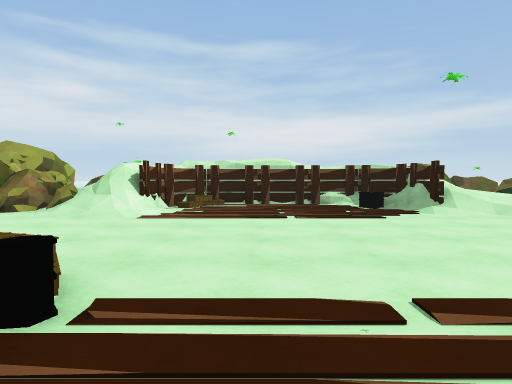
view 1 (above)

21 first-person views from a walk through a Unity game level. The camera is 1.2 m above the floor, tilts 2° down and sees 75° across. The floor is counted in squares, 2 m on a side. Each view is taken from the middle of a square. On the plan, view 1 faces up. The plan holds only what a view shows up to about 10 squares ahead; the rest is blank. The place goes on beyond the plan. The player is left out. Some surface patterns are stand-ins.

view 2
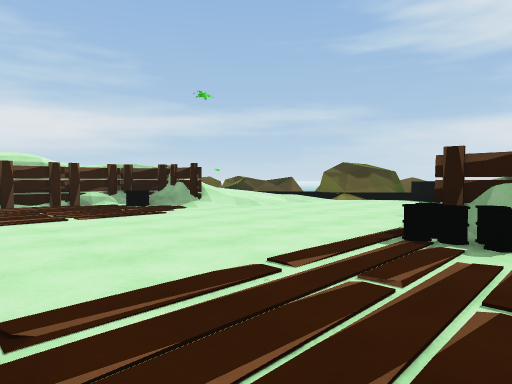

view 3
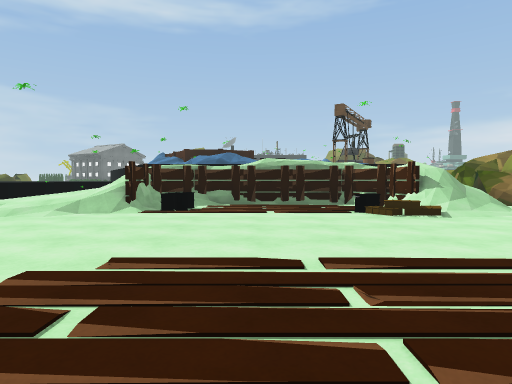

view 4
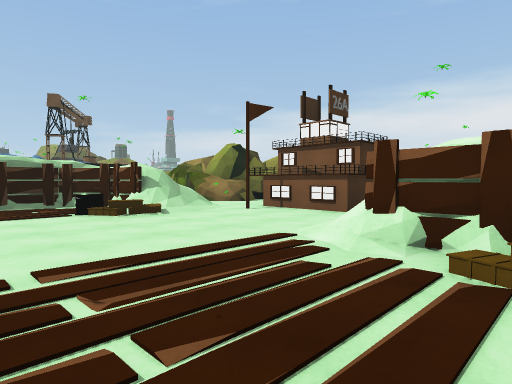

view 5
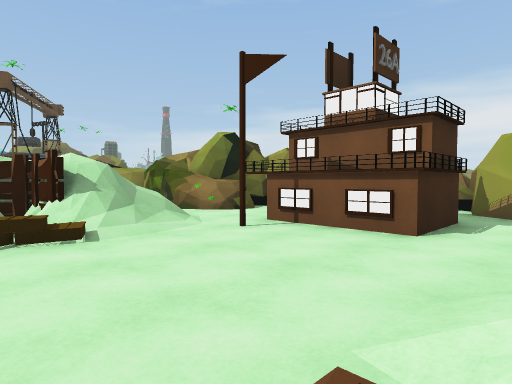

view 6
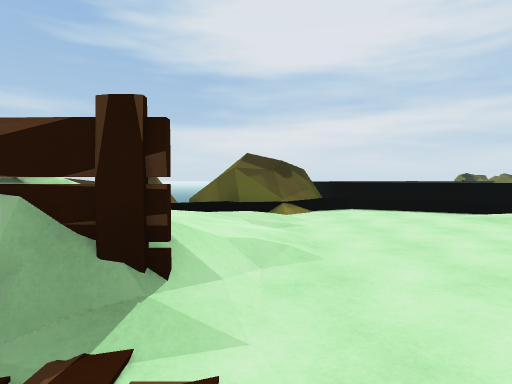

view 7
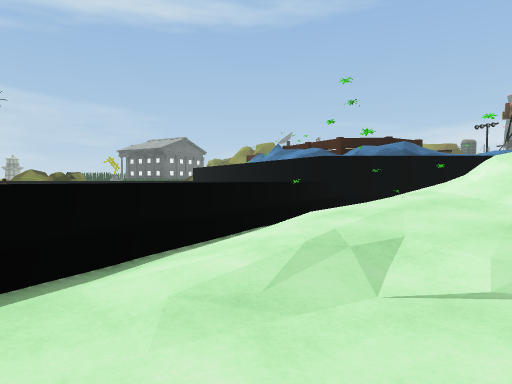

view 8
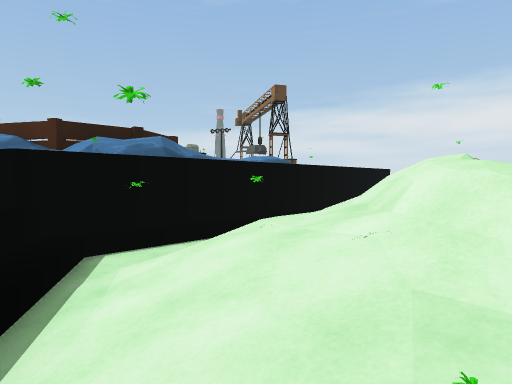

view 9
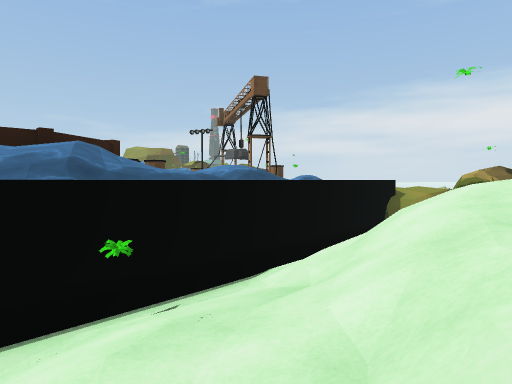

view 10
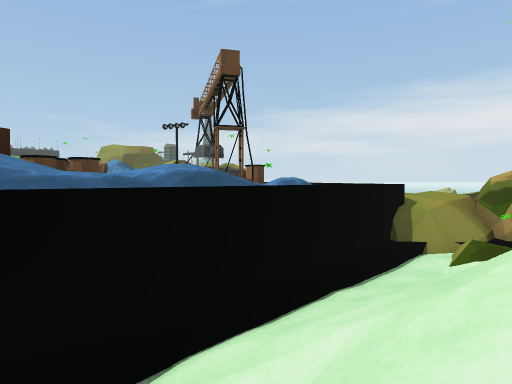

view 11
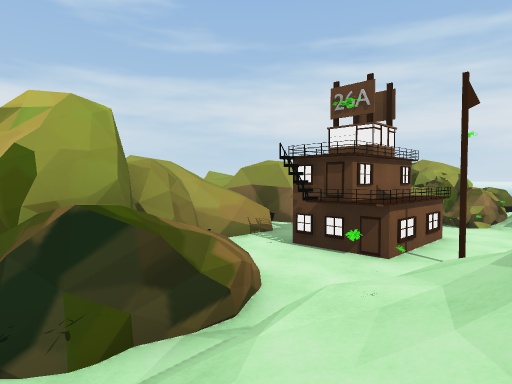

view 12
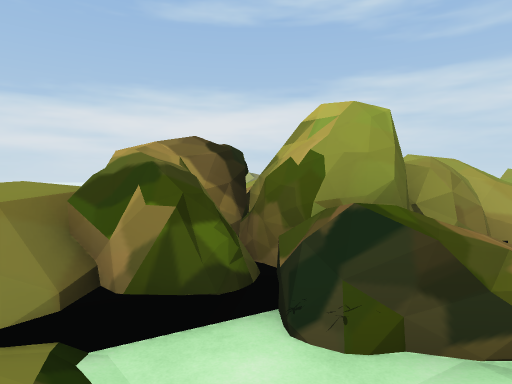

view 13
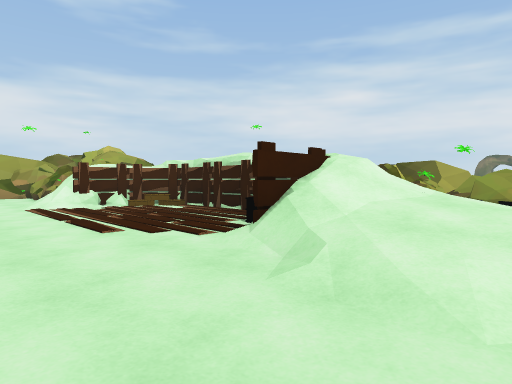

view 14
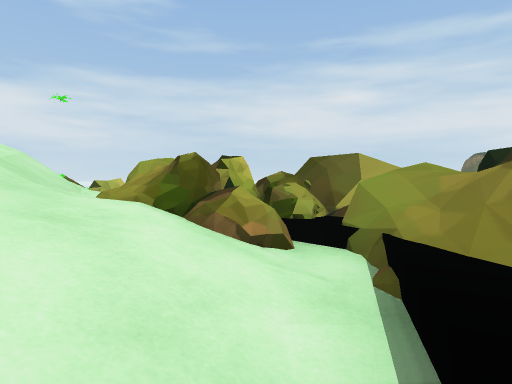

view 15
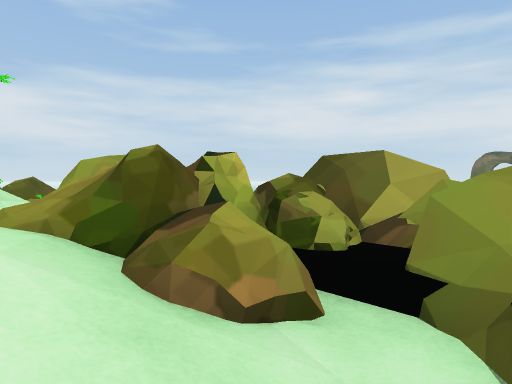

view 16
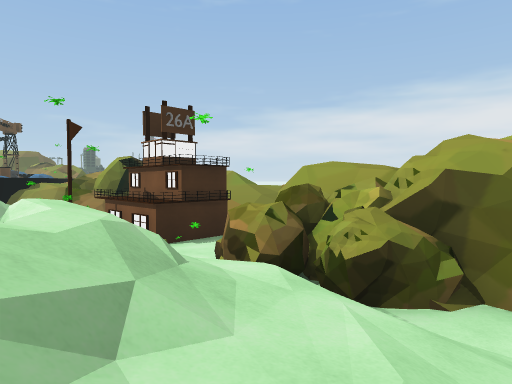

view 17
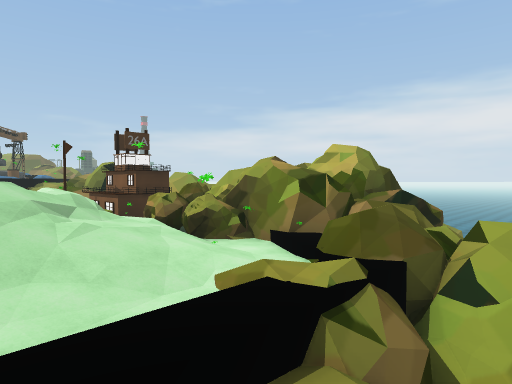

view 18
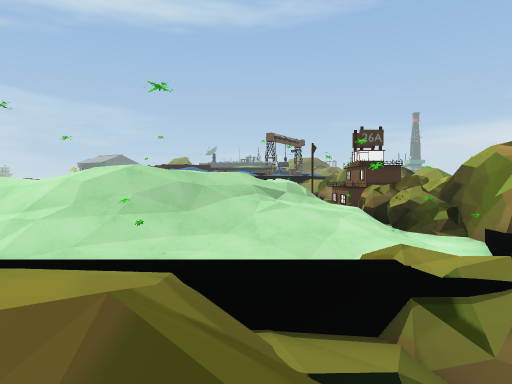

view 19
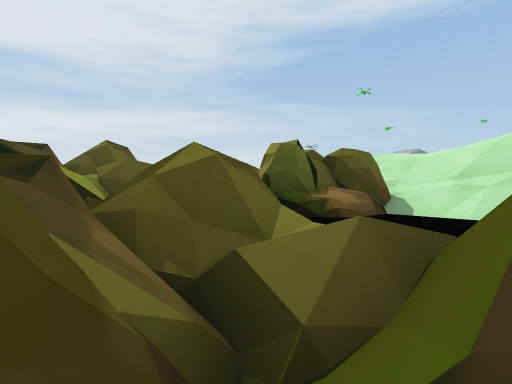

view 20
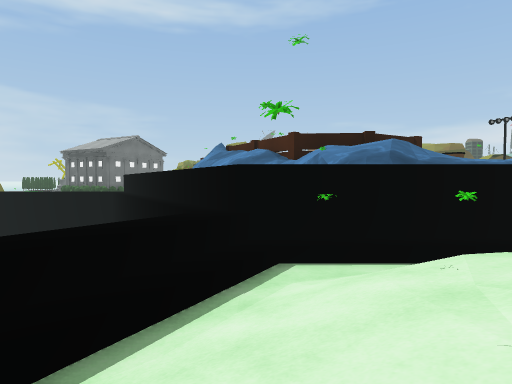

view 21
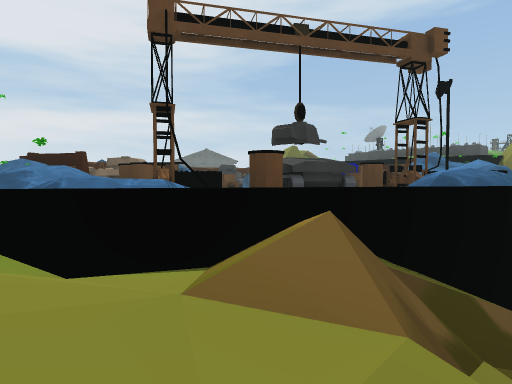

### Floor plan
Key: @ floor where view 1 was taken; # wall or solid block; x gap in a wall; . main floor; : floor 0.25 m higher than the main floor; + floor 0.5 m higher than the main floor; * floor 0.75 m higher than the main floor; % floor 1 m higher than the main floor; & floor 2 m higher than the main floor; / step, stairs or slope; = window, fence, low wall or low ledge; ^ raised ledge; v drop or lower ground; O other object.
Columns run from 11 left of view 1 to 12 right of it. Each row starts with its distance up from view 1.
 16               #
 15          / /##^
 14       v  //==^^= ^
 13     v^vv/// #^^^#^
 12   v==^^// ///##=#^
 11   ^^^#/::/O//#==/
 10 ## ^ #.O//////%///=
  9      #^///##//////
  8      ##=/#....#/O+
  7    ####OO#...../++:+v^
  6   ## ..=//...../+.:/##
  5  ##O................/#^
  4 ##^..#^............./^^^
  3   ^#.#^............./^
  2    #.#^.//=.....:.:/^
  1    #..O/=#.. .=/++:+^
  0    ##^^//x.@..//*+/ v
 -1    ##^=/O=###/=//O^
 -2   ^###. /  ///%///^
 -3     ^#////////+//^
 -4     ///=///////./^
 -5    /&&^##########^
 -6    ///^^         #v
 -7    /=^^^         #^
 -8    //^^^O         #^
 -9       =O           #v
-10     #^O            #^
-11     ^^

Positions as (right, up) in squares from view 1, and headings:
1: (0, 0), facing up
2: (-1, 0), facing up-right
3: (1, 8), facing down
4: (1, 8), facing down-left
5: (-1, 6), facing down-left
6: (2, 6), facing right
7: (7, 4), facing down
8: (6, 0), facing down-left
9: (4, -1), facing down-left
10: (2, -2), facing down-left
11: (-3, -2), facing up-left
12: (-3, -2), facing left
13: (6, 4), facing up-left
14: (6, 9), facing up-left
15: (5, 10), facing up-left
16: (-2, 10), facing down-left
17: (-1, 14), facing down-left
18: (-2, 15), facing down
19: (0, 15), facing down-right
20: (5, 0), facing down
21: (-8, -5), facing down-right
